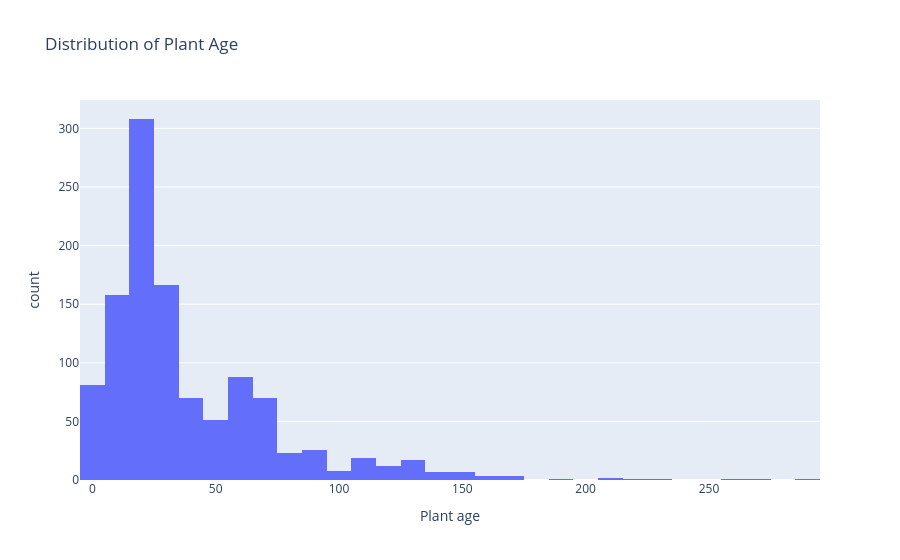

Notebook code for this chart:
### Markdown cell above
### Question 2: Statistical Summary
**Task:** Generate descriptive statistics for numerical columns.
- What is the average plant capacity? (sum relevant capacity columns in ttpa if needed, e.g. sinter / coking / pelletizing / ferronickel)
- What is the range of latitudes and longitudes? (you will likely need to parse `Coordinates` first — see Part 3 hint)
- What is the distribution of `Plant age (years)`?

### Code cell
# Parse Coordinates into Latitude and Longitude
def parse_coordinates(coord_str):
    if pd.isna(coord_str):
        return (np.nan, np.nan)
    try:
        lat, lon = coord_str.split(',')
        return (float(lat.strip()), float(lon.strip()))
    except:
        return (np.nan, np.nan)

df[['Latitude', 'Longitude']] = df['Coordinates'].apply(
    lambda x: pd.Series(parse_coordinates(x))
)

# Capacity statistics
print("Average capacity:", df['Nominal crude steel capacity (ttpa)'].mean())
print("Min capacity:", df['Nominal crude steel capacity (ttpa)'].min())
print("Max capacity:", df['Nominal crude steel capacity (ttpa)'].max())
print()

# Geographic range
print("Latitude range:", df['Latitude'].min(), "to", df['Latitude'].max())
print("Longitude range:", df['Longitude'].min(), "to", df['Longitude'].max())
print()

# Plant age distribution
# Convert to numeric since it might have mixed types
df['Plant age'] = pd.to_numeric(df['Plant age'], errors='coerce')
print("Average plant age:", df['Plant age'].mean())
print("Min age:", df['Plant age'].min())
print("Max age:", df['Plant age'].max())
print()

# Summary stats
df[['Nominal crude steel capacity (ttpa)', 'Latitude', 'Longitude', 'Plant age']].describe()

# Visualize plant age distribution
fig = px.histogram(df, x='Plant age', nbins=30, title='Distribution of Plant Age')
fig.show()

### Figure 1 — Plotly figure (JSON) as saved in the notebook; plotly's stock layout.template omitted (floating-point values rounded to 4 significant figures; data arrays with more than 128 entries replaced by an {"elided": "..."} marker saying what was removed)
{"data": [{"bingroup": "x", "hovertemplate": "Plant age=%{x}<br>count=%{y}<extra></extra>", "legendgroup": "", "marker": {"color": "#636efa", "pattern": {"shape": ""}}, "name": "", "nbinsx": 30, "orientation": "v", "showlegend": false, "type": "histogram", "x": {"elided": "1293 float values"}, "xaxis": "x", "yaxis": "y"}], "layout": {"barmode": "relative", "legend": {"tracegroupgap": 0}, "title": {"text": "Distribution of Plant Age"}, "xaxis": {"anchor": "y", "domain": [0, 1], "title": {"text": "Plant age"}}, "yaxis": {"anchor": "x", "domain": [0, 1], "title": {"text": "count"}}}}
